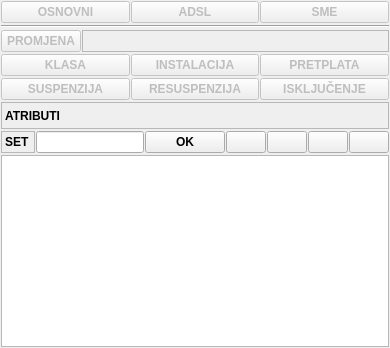
                <widget class="QFrame" name="fraImovinaActions">
                 <property name="frameShape">
                  <enum>QFrame::NoFrame</enum>
                 </property>
                 <property name="frameShadow">
                  <enum>QFrame::Raised</enum>
                 </property>
                 <layout class="QVBoxLayout" name="verticalLayout_13">
                  <property name="spacing">
                   <number>0</number>
                  </property>
                  <property name="leftMargin">
                   <number>0</number>
                  </property>
                  <property name="topMargin">
                   <number>0</number>
                  </property>
                  <property name="rightMargin">
                   <number>0</number>
                  </property>
                  <property name="bottomMargin">
                   <number>0</number>
                  </property>
                  <item>
                   <widget class="QFrame" name="frame_38">
                    <property name="frameShape">
                     <enum>QFrame::NoFrame</enum>
                    </property>
                    <property name="frameShadow">
                     <enum>QFrame::Raised</enum>
                    </property>
                    <layout class="QHBoxLayout" name="horizontalLayout_26">
                     <property name="spacing">
                      <number>1</number>
                     </property>
                     <property name="leftMargin">
                      <number>1</number>
                     </property>
                     <property name="topMargin">
                      <number>1</number>
                     </property>
                     <property name="rightMargin">
                      <number>1</number>
                     </property>
                     <property name="bottomMargin">
                      <number>1</number>
                     </property>
                     <item>
                      <widget class="QPushButton" name="btnImovinaOsnovna">
                       <property name="enabled">
                        <bool>false</bool>
                       </property>
                       <property name="font">
                        <font>
                         <weight>75</weight>
                         <bold>true</bold>
                        </font>
                       </property>
                       <property name="cursor">
                        <cursorShape>PointingHandCursor</cursorShape>
                       </property>
                       <property name="text">
                        <string>OSNOVNI</string>
                       </property>
                       <property name="icon">
                        <iconset resource="../../resources/DonatForm.qrc">
                         <normaloff>:/InDonat/Forms/images/telephone.gif</normaloff>:/InDonat/Forms/images/telephone.gif</iconset>
                       </property>
                      </widget>
                     </item>
                     <item>
                      <widget class="QPushButton" name="btnImovinaAdsl">
                       <property name="enabled">
                        <bool>false</bool>
                       </property>
                       <property name="font">
                        <font>
                         <weight>75</weight>
                         <bold>true</bold>
                        </font>
                       </property>
                       <property name="cursor">
                        <cursorShape>PointingHandCursor</cursorShape>
                       </property>
                       <property name="text">
                        <string>ADSL</string>
                       </property>
                       <property name="icon">
                        <iconset resource="../../resources/DonatForm.qrc">
                         <normaloff>:/InDonat/Forms/images/INT_2.gif</normaloff>:/InDonat/Forms/images/INT_2.gif</iconset>
                       </property>
                      </widget>
                     </item>
                     <item>
                      <widget class="QPushButton" name="btnImovinaSme">
                       <property name="enabled">
                        <bool>false</bool>
                       </property>
                       <property name="font">
                        <font>
                         <weight>75</weight>
                         <bold>true</bold>
                        </font>
                       </property>
                       <property name="cursor">
                        <cursorShape>PointingHandCursor</cursorShape>
                       </property>
                       <property name="text">
                        <string>SME</string>
                       </property>
                       <property name="icon">
                        <iconset resource="../../resources/DonatForm.qrc">
                         <normaloff>:/InDonat/Forms/images/class.gif</normaloff>:/InDonat/Forms/images/class.gif</iconset>
                       </property>
                      </widget>
                     </item>
                    </layout>
                   </widget>
                  </item>
                  <item>
                   <widget class="QFrame" name="frame_37">
                    <property name="frameShape">
                     <enum>QFrame::NoFrame</enum>
                    </property>
                    <property name="frameShadow">
                     <enum>QFrame::Raised</enum>
                    </property>
                    <layout class="QHBoxLayout" name="horizontalLayout_25">
                     <property name="spacing">
                      <number>1</number>
                     </property>
                     <property name="leftMargin">
                      <number>1</number>
                     </property>
                     <property name="topMargin">
                      <number>1</number>
                     </property>
                     <property name="rightMargin">
                      <number>1</number>
                     </property>
                     <property name="bottomMargin">
                      <number>1</number>
                     </property>
                     <item>
                      <widget class="Line" name="line_4">
                       <property name="orientation">
                        <enum>Qt::Horizontal</enum>
                       </property>
                      </widget>
                     </item>
                    </layout>
                   </widget>
                  </item>
                  <item>
                   <widget class="QFrame" name="frame_28">
                    <property name="frameShape">
                     <enum>QFrame::NoFrame</enum>
                    </property>
                    <property name="frameShadow">
                     <enum>QFrame::Raised</enum>
                    </property>
                    <layout class="QHBoxLayout" name="horizontalLayout_29">
                     <property name="spacing">
                      <number>1</number>
                     </property>
                     <property name="leftMargin">
                      <number>1</number>
                     </property>
                     <property name="topMargin">
                      <number>1</number>
                     </property>
                     <property name="rightMargin">
                      <number>1</number>
                     </property>
                     <property name="bottomMargin">
                      <number>1</number>
                     </property>
                     <item>
                      <widget class="QPushButton" name="btnImovinaPromjena">
                       <property name="enabled">
                        <bool>false</bool>
                       </property>
                       <property name="font">
                        <font>
                         <weight>75</weight>
                         <bold>true</bold>
                        </font>
                       </property>
                       <property name="cursor">
                        <cursorShape>PointingHandCursor</cursorShape>
                       </property>
                       <property name="text">
                        <string>PROMJENA</string>
                       </property>
                      </widget>
                     </item>
                     <item>
                      <widget class="QLabel" name="label_20">
                       <property name="sizePolicy">
                        <sizepolicy hsizetype="Expanding" vsizetype="Preferred">
                         <horstretch>0</horstretch>
                         <verstretch>0</verstretch>
                        </sizepolicy>
                       </property>
                       <property name="font">
                        <font>
                         <weight>75</weight>
                         <bold>true</bold>
                        </font>
                       </property>
                       <property name="frameShape">
                        <enum>QFrame::StyledPanel</enum>
                       </property>
                       <property name="text">
                        <string/>
                       </property>
                       <property name="textInteractionFlags">
                        <set>Qt::LinksAccessibleByMouse|Qt::TextSelectableByKeyboard|Qt::TextSelectableByMouse</set>
                       </property>
                      </widget>
                     </item>
                    </layout>
                   </widget>
                  </item>
                  <item>
                   <widget class="QFrame" name="frame_33">
                    <property name="frameShape">
                     <enum>QFrame::NoFrame</enum>
                    </property>
                    <property name="frameShadow">
                     <enum>QFrame::Raised</enum>
                    </property>
                    <layout class="QHBoxLayout" name="horizontalLayout_27">
                     <property name="spacing">
                      <number>1</number>
                     </property>
                     <property name="leftMargin">
                      <number>1</number>
                     </property>
                     <property name="topMargin">
                      <number>1</number>
                     </property>
                     <property name="rightMargin">
                      <number>1</number>
                     </property>
                     <property name="bottomMargin">
                      <number>1</number>
                     </property>
                     <item>
                      <widget class="QPushButton" name="btnImovinaPromjenaKlase">
                       <property name="enabled">
                        <bool>false</bool>
                       </property>
                       <property name="font">
                        <font>
                         <weight>75</weight>
                         <bold>true</bold>
                        </font>
                       </property>
                       <property name="cursor">
                        <cursorShape>PointingHandCursor</cursorShape>
                       </property>
                       <property name="text">
                        <string>KLASA</string>
                       </property>
                       <property name="icon">
                        <iconset resource="../../resources/DonatForm.qrc">
                         <normaloff>:/InDonat/Forms/images/ZAMJENA.gif</normaloff>:/InDonat/Forms/images/ZAMJENA.gif</iconset>
                       </property>
                       <property name="iconSize">
                        <size>
                         <width>16</width>
                         <height>16</height>
                        </size>
                       </property>
                      </widget>
                     </item>
                     <item>
                      <widget class="QPushButton" name="btnImovinaPromjenaInstalacije">
                       <property name="enabled">
                        <bool>false</bool>
                       </property>
                       <property name="font">
                        <font>
                         <weight>75</weight>
                         <bold>true</bold>
                        </font>
                       </property>
                       <property name="cursor">
                        <cursorShape>PointingHandCursor</cursorShape>
                       </property>
                       <property name="text">
                        <string>INSTALACIJA</string>
                       </property>
                       <property name="icon">
                        <iconset resource="../../resources/DonatForm.qrc">
                         <normaloff>:/InDonat/Forms/images/ZAMJENA.gif</normaloff>:/InDonat/Forms/images/ZAMJENA.gif</iconset>
                       </property>
                       <property name="iconSize">
                        <size>
                         <width>16</width>
                         <height>16</height>
                        </size>
                       </property>
                      </widget>
                     </item>
                     <item>
                      <widget class="QPushButton" name="btnImovinaPromjenaPretplate">
                       <property name="enabled">
                        <bool>false</bool>
                       </property>
                       <property name="font">
                        <font>
                         <weight>75</weight>
                         <bold>true</bold>
                        </font>
                       </property>
                       <property name="cursor">
                        <cursorShape>PointingHandCursor</cursorShape>
                       </property>
                       <property name="text">
                        <string>PRETPLATA</string>
                       </property>
                       <property name="icon">
                        <iconset resource="../../resources/DonatForm.qrc">
                         <normaloff>:/InDonat/Forms/images/ZAMJENA.gif</normaloff>:/InDonat/Forms/images/ZAMJENA.gif</iconset>
                       </property>
                       <property name="iconSize">
                        <size>
                         <width>16</width>
                         <height>16</height>
                        </size>
                       </property>
                      </widget>
                     </item>
                    </layout>
                   </widget>
                  </item>
                  <item>
                   <widget class="QFrame" name="frame_35">
                    <property name="frameShape">
                     <enum>QFrame::NoFrame</enum>
                    </property>
                    <property name="frameShadow">
                     <enum>QFrame::Raised</enum>
                    </property>
                    <layout class="QHBoxLayout" name="horizontalLayout_28">
                     <property name="spacing">
                      <number>1</number>
                     </property>
                     <property name="leftMargin">
                      <number>1</number>
                     </property>
                     <property name="topMargin">
                      <number>1</number>
                     </property>
                     <property name="rightMargin">
                      <number>1</number>
                     </property>
                     <property name="bottomMargin">
                      <number>1</number>
                     </property>
                     <item>
                      <widget class="QPushButton" name="btnImovinaSuspenzija">
                       <property name="enabled">
                        <bool>false</bool>
                       </property>
                       <property name="font">
                        <font>
                         <weight>75</weight>
                         <bold>true</bold>
                        </font>
                       </property>
                       <property name="cursor">
                        <cursorShape>PointingHandCursor</cursorShape>
                       </property>
                       <property name="text">
                        <string>SUSPENZIJA</string>
                       </property>
                       <property name="icon">
                        <iconset resource="../../resources/DonatForm.qrc">
                         <normaloff>:/InDonat/Forms/images/LOKOT1.GIF</normaloff>:/InDonat/Forms/images/LOKOT1.GIF</iconset>
                       </property>
                      </widget>
                     </item>
                     <item>
                      <widget class="QPushButton" name="btnImovinaResuspenzija">
                       <property name="enabled">
                        <bool>false</bool>
                       </property>
                       <property name="font">
                        <font>
                         <weight>75</weight>
                         <bold>true</bold>
                        </font>
                       </property>
                       <property name="cursor">
                        <cursorShape>PointingHandCursor</cursorShape>
                       </property>
                       <property name="text">
                        <string>RESUSPENZIJA</string>
                       </property>
                       <property name="icon">
                        <iconset resource="../../resources/DonatForm.qrc">
                         <normaloff>:/InDonat/Forms/images/docok_16.gif</normaloff>:/InDonat/Forms/images/docok_16.gif</iconset>
                       </property>
                      </widget>
                     </item>
                     <item>
                      <widget class="QPushButton" name="btnImovinaIskljucenje">
                       <property name="enabled">
                        <bool>false</bool>
                       </property>
                       <property name="font">
                        <font>
                         <weight>75</weight>
                         <bold>true</bold>
                        </font>
                       </property>
                       <property name="cursor">
                        <cursorShape>PointingHandCursor</cursorShape>
                       </property>
                       <property name="text">
                        <string>ISKLJUČENJE</string>
                       </property>
                       <property name="icon">
                        <iconset resource="../../resources/DonatForm.qrc">
                         <normaloff>:/InDonat/Forms/images/DEL.GIF</normaloff>:/InDonat/Forms/images/DEL.GIF</iconset>
                       </property>
                      </widget>
                     </item>
                    </layout>
                   </widget>
                  </item>
                  <item>
                   <widget class="QFrame" name="frame_34">
                    <property name="frameShape">
                     <enum>QFrame::NoFrame</enum>
                    </property>
                    <property name="frameShadow">
                     <enum>QFrame::Raised</enum>
                    </property>
                    <layout class="QHBoxLayout" name="horizontalLayout_30">
                     <property name="spacing">
                      <number>1</number>
                     </property>
                     <property name="leftMargin">
                      <number>1</number>
                     </property>
                     <property name="topMargin">
                      <number>1</number>
                     </property>
                     <property name="rightMargin">
                      <number>1</number>
                     </property>
                     <property name="bottomMargin">
                      <number>1</number>
                     </property>
                     <item>
                      <widget class="QLabel" name="label_21">
                       <property name="sizePolicy">
                        <sizepolicy hsizetype="Expanding" vsizetype="Preferred">
                         <horstretch>0</horstretch>
                         <verstretch>0</verstretch>
                        </sizepolicy>
                       </property>
                       <property name="minimumSize">
                        <size>
                         <width>0</width>
                         <height>27</height>
                        </size>
                       </property>
                       <property name="font">
                        <font>
                         <weight>75</weight>
                         <bold>true</bold>
                        </font>
                       </property>
                       <property name="frameShape">
                        <enum>QFrame::StyledPanel</enum>
                       </property>
                       <property name="text">
                        <string>ATRIBUTI</string>
                       </property>
                      </widget>
                     </item>
                    </layout>
                   </widget>
                  </item>
                  <item>
                   <widget class="QFrame" name="frame_36">
                    <property name="frameShape">
                     <enum>QFrame::NoFrame</enum>
                    </property>
                    <property name="frameShadow">
                     <enum>QFrame::Raised</enum>
                    </property>
                    <layout class="QHBoxLayout" name="horizontalLayout_31">
                     <property name="spacing">
                      <number>1</number>
                     </property>
                     <property name="leftMargin">
                      <number>1</number>
                     </property>
                     <property name="topMargin">
                      <number>1</number>
                     </property>
                     <property name="rightMargin">
                      <number>1</number>
                     </property>
                     <property name="bottomMargin">
                      <number>1</number>
                     </property>
                     <item>
                      <widget class="QLabel" name="label_22">
                       <property name="font">
                        <font>
                         <weight>75</weight>
                         <bold>true</bold>
                        </font>
                       </property>
                       <property name="frameShape">
                        <enum>QFrame::StyledPanel</enum>
                       </property>
                       <property name="text">
                        <string>SET</string>
                       </property>
                      </widget>
                     </item>
                     <item>
                      <widget class="QLineEdit" name="txtAtributeValue">
                       <property name="font">
                        <font>
                         <weight>50</weight>
                         <bold>false</bold>
                        </font>
                       </property>
                      </widget>
                     </item>
                     <item>
                      <widget class="QPushButton" name="btnImovinaAtributSet">
                       <property name="sizePolicy">
                        <sizepolicy hsizetype="Minimum" vsizetype="Fixed">
                         <horstretch>0</horstretch>
                         <verstretch>0</verstretch>
                        </sizepolicy>
                       </property>
                       <property name="font">
                        <font>
                         <weight>75</weight>
                         <bold>true</bold>
                        </font>
                       </property>
                       <property name="cursor">
                        <cursorShape>PointingHandCursor</cursorShape>
                       </property>
                       <property name="text">
                        <string>OK</string>
                       </property>
                      </widget>
                     </item>
                     <item>
                      <widget class="QPushButton" name="btnImovinaKalendar">
                       <property name="font">
                        <font>
                         <weight>75</weight>
                         <bold>true</bold>
                        </font>
                       </property>
                       <property name="cursor">
                        <cursorShape>PointingHandCursor</cursorShape>
                       </property>
                       <property name="text">
                        <string/>
                       </property>
                       <property name="icon">
                        <iconset resource="../../resources/DonatForm.qrc">
                         <normaloff>:/InDonat/Forms/images/APPTL.ICO</normaloff>:/InDonat/Forms/images/APPTL.ICO</iconset>
                       </property>
                       <property name="iconSize">
                        <size>
                         <width>16</width>
                         <height>16</height>
                        </size>
                       </property>
                      </widget>
                     </item>
                     <item>
                      <widget class="QPushButton" name="btnImovinaKalkulator">
                       <property name="font">
                        <font>
                         <weight>75</weight>
                         <bold>true</bold>
                        </font>
                       </property>
                       <property name="cursor">
                        <cursorShape>PointingHandCursor</cursorShape>
                       </property>
                       <property name="text">
                        <string/>
                       </property>
                       <property name="icon">
                        <iconset resource="../../resources/DonatForm.qrc">
                         <normaloff>:/InDonat/Forms/images/MBR.gif</normaloff>:/InDonat/Forms/images/MBR.gif</iconset>
                       </property>
                       <property name="iconSize">
                        <size>
                         <width>16</width>
                         <height>16</height>
                        </size>
                       </property>
                      </widget>
                     </item>
                     <item>
                      <widget class="QPushButton" name="pushButton_25">
                       <property name="sizePolicy">
                        <sizepolicy hsizetype="Maximum" vsizetype="Fixed">
                         <horstretch>0</horstretch>
                         <verstretch>0</verstretch>
                        </sizepolicy>
                       </property>
                       <property name="font">
                        <font>
                         <weight>75</weight>
                         <bold>true</bold>
                        </font>
                       </property>
                       <property name="cursor">
                        <cursorShape>PointingHandCursor</cursorShape>
                       </property>
                       <property name="text">
                        <string/>
                       </property>
                       <property name="icon">
                        <iconset resource="../../resources/DonatForm.qrc">
                         <normaloff>:/InDonat/Forms/images/ig_menuGreenDown.gif</normaloff>:/InDonat/Forms/images/ig_menuGreenDown.gif</iconset>
                       </property>
                       <property name="iconSize">
                        <size>
                         <width>16</width>
                         <height>16</height>
                        </size>
                       </property>
                      </widget>
                     </item>
                     <item>
                      <widget class="QPushButton" name="pushButton_27">
                       <property name="cursor">
                        <cursorShape>PointingHandCursor</cursorShape>
                       </property>
                       <property name="text">
                        <string/>
                       </property>
                       <property name="icon">
                        <iconset resource="../../resources/DonatForm.qrc">
                         <normaloff>:/InDonat/Forms/images/ig_menuGreenUp.gif</normaloff>:/InDonat/Forms/images/ig_menuGreenUp.gif</iconset>
                       </property>
                       <property name="iconSize">
                        <size>
                         <width>16</width>
                         <height>16</height>
                        </size>
                       </property>
                      </widget>
                     </item>
                    </layout>
                   </widget>
                  </item>
                  <item>
                   <widget class="QFrame" name="frame_39">
                    <property name="frameShape">
                     <enum>QFrame::NoFrame</enum>
                    </property>
                    <property name="frameShadow">
                     <enum>QFrame::Raised</enum>
                    </property>
                    <layout class="QHBoxLayout" name="horizontalLayout_33">
                     <property name="spacing">
                      <number>1</number>
                     </property>
                     <property name="leftMargin">
                      <number>1</number>
                     </property>
                     <property name="topMargin">
                      <number>1</number>
                     </property>
                     <property name="rightMargin">
                      <number>1</number>
                     </property>
                     <property name="bottomMargin">
                      <number>1</number>
                     </property>
                     <item>
                      <widget class="QTreeWidget" name="treeImovinaAtributi">
                       <property name="font">
                        <font>
                         <weight>50</weight>
                         <bold>false</bold>
                        </font>
                       </property>
                       <attribute name="headerVisible">
                        <bool>false</bool>
                       </attribute>
                       <column>
                        <property name="text">
                         <string notr="true">1</string>
                        </property>
                       </column>
                      </widget>
                     </item>
                    </layout>
                   </widget>
                  </item>
                 </layout>
                </widget>
